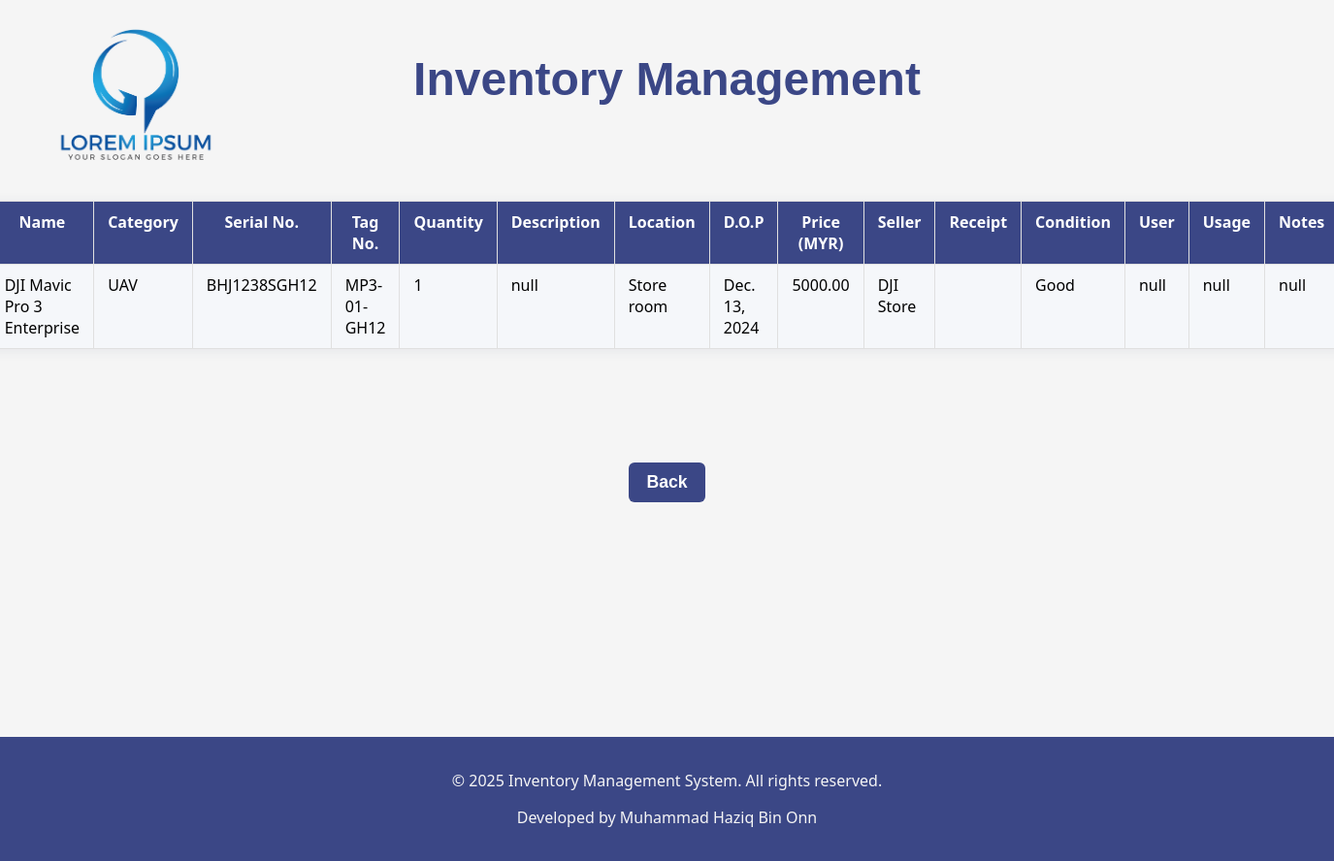
Page /inventory/7 on the committed database.
### Inventory/models.py (models this page shows, shortened)
class Inventory(models.Model):
    name = models.CharField(max_length=255, default="null")
    category = models.CharField(max_length=255, choices=CATEGORY_CHOICES, default='other')
    ser_number = models.CharField(verbose_name='Serial numbers', default="null", max_length=255)
    tag_number = models.CharField(verbose_name='Tag numbers', default="null", max_length=255)
    quantity = models.IntegerField(verbose_name='Quantity', default=1)
    description = models.TextField(verbose_name="Description", max_length=800, default="null")
    location = models.CharField(verbose_name='Item present location', max_length=255, choices=LOCATION_CHOICES, default='other')
    d_o_p = models.DateField(verbose_name='Date Of Purchase (YYYY-MM-DD)', null=True, blank=True)
    purchase = models.DecimalField(verbose_name='Purchased price', null=True, blank=True, max_digits=10, decimal_places=2)
    vendor = models.CharField(verbose_name='Seller', default="null", max_length=255)
    receipt = models.ImageField(verbose_name='Receipt', upload_to='receipts/', null=True, blank=True)
    condition = models.CharField(verbose_name='Asset condition', max_length=50, choices=CONDITION_CHOICES, default='good')
    assigned_to = models.CharField(verbose_name='Assigned to who?', max_length=255, choices=ASSIGNED_TO_CHOICES, default='other')
    intended_usage = models.CharField(verbose_name='Purpose of assigned item', default="null", max_length=255)
    additional_notes = models.TextField(verbose_name='Additional notes', default="null", max_length=800)

### Inventory/views.py (the view)
# urls.py: path('inventory/<int:pk>', views.inventory_detail, name='inventory-detail'),
def inventory_detail(request, pk):
    inventory_details = get_object_or_404(Inventory, pk=pk)
    return render(request, 'inventory/inventory_detail.html', {'inventory_details' : inventory_details})

### Inventory/Templates/inventory/inventory_detail.html (shortened to what this page needs)
{% extends "inventory/base.html" %}
{% block content %}
    <div class="table-container">
        <table border="1" class="detail-table">
            <tr>
                <th>Name</th>
                <th>Category</th>
                <th>Serial No.</th>
                <th>Tag No.</th>
                <th>Quantity</th>
                <th>Description</th>
                <th>Location</th>
                <th>D.O.P</th>
                <th>Price (MYR)</th>
                <th>Seller</th>
                <th>Receipt</th>
                <th>Condition</th>
                <th>User</th>
                <th>Usage</th>
                <th>Notes</th>
            </tr>
            <tr>
                <td>{{ inventory_details.name }}</td>
                <td>{{ inventory_details.category }}</td>
                <td>{{ inventory_details.ser_number }}</td>
                <td>{{ inventory_details.tag_number }}</td>
                <td>{{ inventory_details.quantity }}</td>
                <td>{{ inventory_details.description }}</td>
                <td>{{ inventory_details.location }}</td>
                <td>{{ inventory_details.d_o_p }}</td>
                <td>{{ inventory_details.purchase }}</td>
                <td>{{ inventory_details.vendor }}</td>
                <td>
                </td>
                <td>{{ inventory_details.condition }}</td>
                <td>{{ inventory_details.assigned_to }}</td>
                <td>{{ inventory_details.intended_usage }}</td>
                <td>{{ inventory_details.additional_notes }}</td>
            </tr>
        </table>
    </div>
    <div class="add-home">
        <a href="{% url 'home' %}">Back</a>
    </div>
{% endblock %}

### Inventory/Static/inventory/styles.css (style rules this page uses)
html body { background-color: whitesmoke; height: 100%; padding: 0; margin: 0; }
.table-container { display: flex; justify-content: center; align-items: center; margin: 32px 0; width: 100%; font-family: system-ui, -apple-system, BlinkMacSystemFont, 'Segoe UI', Roboto, Oxygen, Ubuntu, Cantarell, 'Open Sans', 'Helvetica Neue', sans-serif; }
.table-container table { width: 100%; max-width: 1200px; border-collapse: collapse; table-layout: auto; background: #fff; }
.table-container td { white-space: normal; padding: 8px 12px; text-align: left; font-size: 1rem; border: 1px solid #e0e0e0; vertical-align: top; }
.table-container th { background: #3b4786; color: #fff; font-weight: 600; text-align: center; padding: 8px 12px; }
.table-container tr:nth-child(even) { background: #f5f7fa; }
.add-home { display: flex; justify-content: center; font-family: Verdana, Geneva, Tahoma, sans-serif; }
.add-home a { display: inline-flex; justify-content: center; align-items: center; color: white; text-decoration: none; font-weight: 600; font-size: 1.1rem; padding: 10px 18px; border-radius: 6px; background: #3b4786; transition: background 0.2s, color 0.2s; }
.detail-table { width: 100%; max-width: 1200px; margin: 85px auto; border-collapse: collapse; background: #fff; box-shadow: 0 2px 12px rgba(60, 72, 100, 0.08); font-size: 1rem; }
.detail-table th, .detail-table td { padding: 10px 14px; border: 1px solid #e0e0e0; text-align: left; vertical-align: top; }
.detail-table th { background: #3b4786; color: #fff; font-weight: 600; text-align: center; }
.detail-table tr:nth-child(even) { background: #f5f7fa; }

### rows in the picture
Inventory: name "DJI Mavic Pro 3 Enterprise", category "UAV", ser_number "BHJ1238SGH12", tag_number "MP3-01-GH12", quantity "1", description "null", location "Store room", d_o_p "Dec. 13, 2024", purchase "5000.00", vendor "DJI Store", condition "Good", assigned_to "null", intended_usage "null", additional_notes "null"
